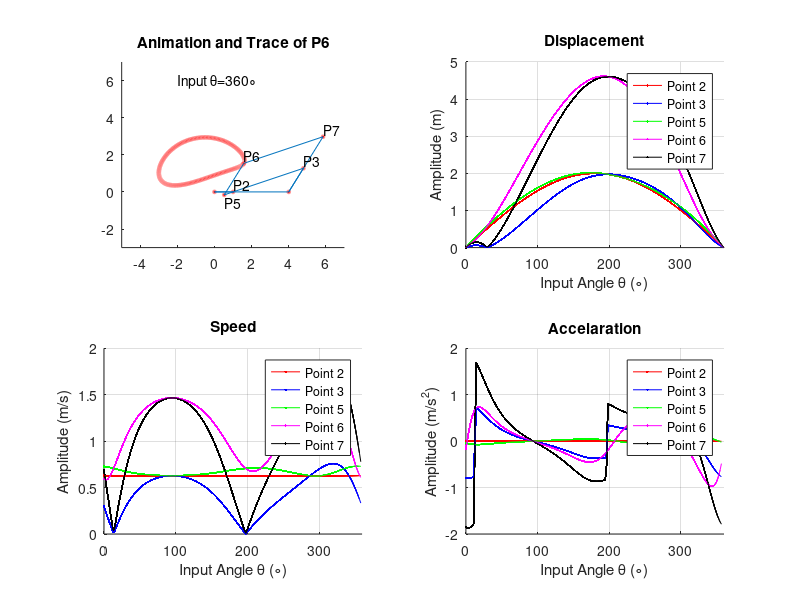

This figure's MATLAB source:
% Author: Renyuan Zhang
% dr.leo.zhang@outlook.com

clc; clear all; close all;
options.Interpreter = 'Latex';

%% Setup

A=1; B=4; C=1.5; D=4; E=0.5; F=2; G=4.5; H=2;

t = 0:0.05:10;  % Time series
w = 2*pi/10;    % Angular velocities
theta = w*t;    % Input angle

str1 = 'P2';
str2 = 'P3';
str3 = 'P5';
str4 = 'P6';
str5 = 'P7';

animation = subplot(2,2,1);
axis(animation,'equal');
set(gca,'xlim',[-5 7],'ylim',[-3 7]);
title(animation,'Animation and Trace of P6');
    
dis = subplot(2,2,2);
set(dis,'xlim',[0 max(theta)/pi*180],'ylim',[0 5]);
xlabel(dis, 'Input Angle \theta (\circ)');
ylabel(dis, 'Amplitude (m)');
title(dis,'Displacement');
grid on;

vel = subplot(2,2,3);
set(vel,'xlim',[0 max(theta)/pi*180],'ylim',[0 2]);
xlabel(vel, 'Input Angle \theta (\circ)');
ylabel(vel, 'Amplitude (m/s)');
title(vel,'Speed');
grid on;

acc = subplot(2,2,4);
set(acc,'xlim',[0 max(theta)/pi*180],'ylim',[-2 2]);
xlabel(acc, 'Input Angle \theta (\circ)');
ylabel(acc, 'Amplitude (m/s^{2})');
title(acc,'Accelaration');
grid on;

%% Points

P1 = [0;0];
P4 = [D;0];
P2 = [A*cos(theta); A*sin(theta)]; 

l24 = sqrt(A^2 + D^2 - 2*A*D*cos(theta));
alpha = asin(A*sin(theta)./l24);
beta = acos((l24.^2+C^2-B^2)./(2*l24*C));
theta2=pi-alpha-beta;
P3 = [D + C*cos(theta2); C*sin(theta2)];

P7 = [D + (C+H)*cos(theta2); (C+H)*sin(theta2)];
P5(1,:)=P2(1,:)-(P3(1,:)-P2(1,:))/B*E;
P5(2,:)=P2(2,:)-(P3(2,:)-P2(2,:))/B*E;

l57=sqrt((P7(2,:)-P5(2,:)).^2+(P7(1,:)-P5(1,:)).^2);

a1=acos((l57.^2+F^2-G^2)./(2*l57*F));
a2=acos((l57.^2+(B+E)^2-H^2)./(2*l57*(B+E)));
a3=atan((P3(2,:)-P5(2,:))./(P3(1,:)-P5(1,:)));
a3(a3<0)=a3(a3<0)+pi;
theta3=a1+a2+a3;
P6(1,:)=P5(1,:)+F*cos(theta3);
P6(2,:)=P5(2,:)+F*sin(theta3);

%% Calculations

P2_d=sqrt((P2(1,:)-P2(1,1)).^2+(P2(2,:)-P2(2,1)).^2);
P2_vx = diff(P2(1,:))./diff(t);
P2_vy = diff(P2(2,:))./diff(t);
P2_v = sqrt(P2_vx.^2 + P2_vy.^2);
P2_a = diff(P2_v(1,:))./diff(t(1:end-1));

P3_d=sqrt((P3(1,:)-P3(1,1)).^2+(P3(2,:)-P3(2,1)).^2);
P3_vx = diff(P3(1,:))./diff(t);
P3_vy = diff(P3(2,:))./diff(t);
P3_v = sqrt(P3_vx.^2 + P3_vy.^2);
P3_a = diff(P3_v(1,:))./diff(t(1:end-1));

P5_d=sqrt((P5(1,:)-P5(1,1)).^2+(P5(2,:)-P5(2,1)).^2);
P5_vx = diff(P5(1,:))./diff(t);
P5_vy = diff(P5(2,:))./diff(t);
P5_v = sqrt(P5_vx.^2 + P5_vy.^2);
P5_a = diff(P5_v(1,:))./diff(t(1:end-1));

P6_d=sqrt((P6(1,:)-P6(1,1)).^2+(P6(2,:)-P6(2,1)).^2);
P6_vx = diff(P6(1,:))./diff(t);
P6_vy = diff(P6(2,:))./diff(t);
P6_v = sqrt(P6_vx.^2 + P6_vy.^2);
P6_a = diff(P6_v(1,:))./diff(t(1:end-1));

P7_d=sqrt((P7(1,:)-P7(1,1)).^2+(P7(2,:)-P7(2,1)).^2);
P7_vx = diff(P7(1,:))./diff(t);
P7_vy = diff(P7(2,:))./diff(t);
P7_v = sqrt(P7_vx.^2 + P7_vy.^2);
P7_a = diff(P7_v(1,:))./diff(t(1:end-1));
%%

for i=1:length(theta);
    
    %% Plot animation
    
    animation = subplot(2,2,1);
    P1_circle = viscircles(P1',0.05);
    P2_circle = viscircles(P2(:,i)',0.05);
    P3_circle = viscircles(P3(:,i)',0.05);
    P4_circle = viscircles(P4',0.05); 
    P5_circle = viscircles(P5(:,i)',0.05);
    P6_circle = viscircles(P6(:,i)',0.05);
    P7_circle = viscircles(P7(:,i)',0.05);
   
    A_bar = line([P1(1) P2(1,i)],[P1(2) P2(2,i)]);
    B_bar = line([P2(1,i) P3(1,i)],[P2(2,i) P3(2,i)]);
    C_bar = line([P3(1,i) P4(1)],[P3(2,i) P4(2)]);
    D_bar = line([P1(1) P4(1)],[P1(2) P4(2)]);
    E_bar = line([P2(1,i) P5(1,i)],[P2(2,i) P5(2,i)]);
    F_bar = line([P5(1,i) P6(1,i)],[P5(2,i) P6(2,i)]);
    G_bar = line([P6(1,i) P7(1,i)],[P6(2,i) P7(2,i)]);
    H_bar = line([P4(1) P7(1,i)],[P4(2) P7(2,i)]);
    
    str6 = ['Input \theta=',num2str(theta(i)/pi*180),'\circ'];
    P2_text = text(P2(1,i),P2(2,i)+0.4,str1);
    P3_text = text(P3(1,i),P3(2,i)+0.4,str2);
    P5_text = text(P5(1,i),P5(2,i)-0.4,str3);
    P6_text = text(P6(1,i),P6(2,i)+0.4,str4);
    P7_text = text(P7(1,i),P7(2,i)+0.4,str5);
    angle_text=text(-2,6,str6);
    
    pause(0.0001);
    
	%% Plot displacement
    
    dis = subplot(2,2,2);
    hold on;
    plot(dis,theta(1:i)/pi*180,P2_d(1:i),'r');
    plot(dis,theta(1:i)/pi*180,P3_d(1:i),'b');
    plot(dis,theta(1:i)/pi*180,P5_d(1:i),'g');
    plot(dis,theta(1:i)/pi*180,P6_d(1:i),'m');
    plot(dis,theta(1:i)/pi*180,P7_d(1:i),'k');
    hold off;
    %%
    if i<length(theta)
        
        %% Delete
        
        delete(P1_circle);
        delete(P2_circle);
        delete(P3_circle);
        delete(P4_circle);
        delete(P5_circle);
%         delete(P6_circle);
        delete(P7_circle);
        delete(A_bar);
        delete(B_bar);
        delete(C_bar);
        delete(D_bar);
        delete(E_bar);
        delete(F_bar);
        delete(G_bar);
        delete(H_bar);
        delete(P2_text);
        delete(P3_text);
        delete(P5_text);
        delete(P6_text);
        delete(P7_text);
        delete(angle_text);
        
        %% Plot velocity
        
        vel = subplot(2,2,3);
        hold on;
        plot(vel,theta(1:i)/pi*180,P2_v(1:i),'r');
        plot(vel,theta(1:i)/pi*180,P3_v(1:i),'b');
        plot(vel,theta(1:i)/pi*180,P5_v(1:i),'g');
        plot(vel,theta(1:i)/pi*180,P6_v(1:i),'m');
        plot(vel,theta(1:i)/pi*180,P7_v(1:i),'k');
        hold off;
        %%
        if i<length(theta)-1
            
            %% Plot Acceleration
            
            acc = subplot(2,2,4);
            hold on;
            plot(acc,theta(1:i)/pi*180,P2_a(1:i),'r');
            plot(acc,theta(1:i)/pi*180,P3_a(1:i),'b');
            plot(acc,theta(1:i)/pi*180,P5_a(1:i),'g');
            plot(acc,theta(1:i)/pi*180,P6_a(1:i),'m');
            plot(acc,theta(1:i)/pi*180,P7_a(1:i),'k');
            hold off;
        end
    end
end

legend(dis,'Point 2','Point 3','Point 5','Point 6','Point 7');
legend(vel,'Point 2','Point 3','Point 5','Point 6','Point 7');
legend(acc,'Point 2','Point 3','Point 5','Point 6','Point 7');